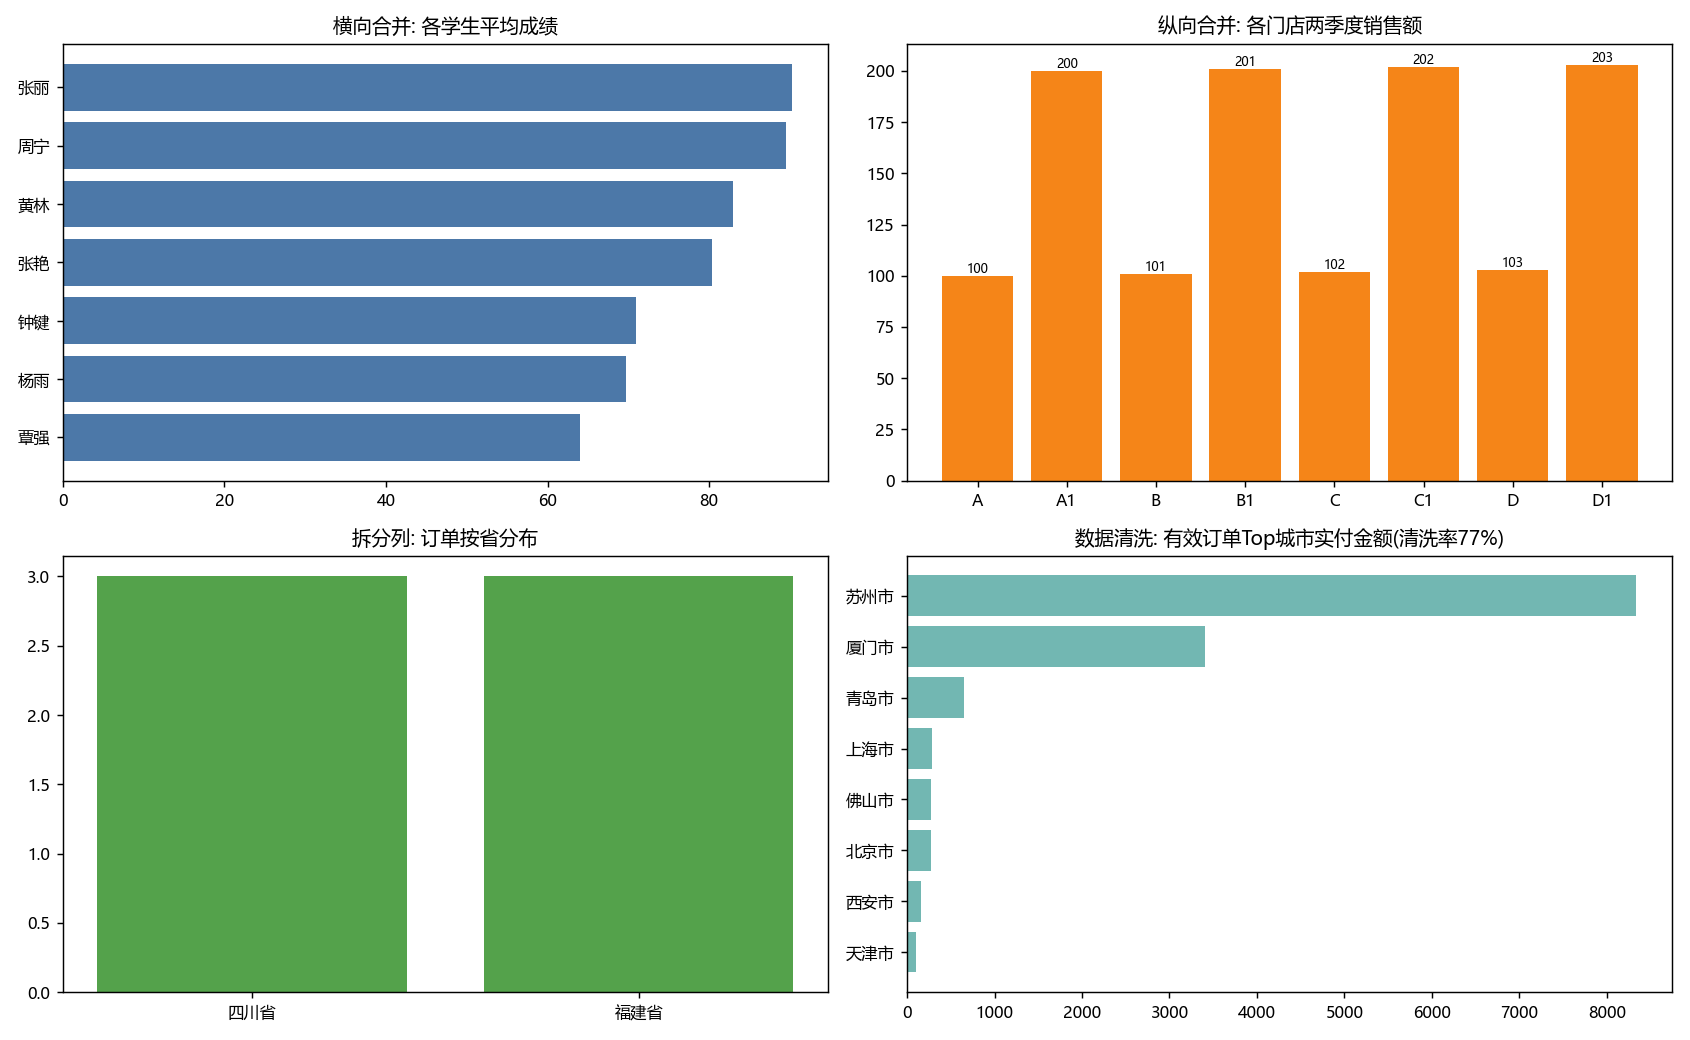

Generate this figure with Python:
"""第2章 PowerBI基本操作-ETL练习(合并/拆分/清洗) -> Python
原素材: ETL练习文件/ (BI横向合并/纵向合并字段一致&不一致/拆分列/数据清洗 示例xlsx)
内涵: ETL四类核心操作用 pandas 复现——
  横向合并=merge(JOIN); 纵向合并=concat(字段一致直连, 不一致先rename再连);
  拆分列=str.split分列与爆炸; 数据清洗=跳标题行/去无效订单/修异常值.
"""
from pathlib import Path
import pandas as pd
import numpy as np
import matplotlib.pyplot as plt

plt.rcParams['font.sans-serif'] = ['Microsoft YaHei']
plt.rcParams['axes.unicode_minus'] = False
plt.rcParams['font.size'] = 9

ROOT = Path(__file__).resolve().parent.parent
B = ROOT / "CDA 教材资料2025" / "1《CDA 一级认证教材：商业数据分析》" / "第2章 数据分析方法" / "5、PowerBI基本操作" / "ETL练习文件"

# === 1 横向合并: 学生表 JOIN 选课表 JOIN 课程表 ===
f = B / "合并演示数据" / "BI横向合并练习文件 .xlsx"
stu = pd.read_excel(f, sheet_name="学生表")
cou = pd.read_excel(f, sheet_name="课程表")
sc = pd.read_excel(f, sheet_name="选课表")
joined = sc.merge(stu, on="学号").merge(cou, on="课程号")
joined = joined[["学号", "姓名", "系别", "课程名", "学分", "成绩"]]
print("== 横向合并: 学生选课明细(前6行) ==")
print(joined.head(6).to_string(index=False))
avg_grade = joined.groupby("姓名")["成绩"].mean().sort_values(ascending=False)

# === 2 纵向合并-字段一致 ===
f1 = B / "合并演示数据" / "纵向合并演示-各字段名称一致.xlsx"
q1 = pd.read_excel(f1, sheet_name="第一季度"); q1["季度"] = "Q1"
q2 = pd.read_excel(f1, sheet_name="第二季度"); q2["季度"] = "Q2"
vsame = pd.concat([q1, q2], ignore_index=True)
print("\n== 纵向合并(字段一致) ==")
print(vsame.to_string(index=False))

# === 3 纵向合并-字段不一致(金额→销售额) ===
f2 = B / "合并演示数据" / "纵向合并演示-字段名称不一致.xlsx"
q1b = pd.read_excel(f2, sheet_name="第一季度"); q1b["季度"] = "Q1"
q2b = pd.read_excel(f2, sheet_name="第二季度").rename(columns={"金额": "销售额"}); q2b["季度"] = "Q2"
vdiff = pd.concat([q1b, q2b], ignore_index=True)
print("\n== 纵向合并(字段不一致,先重命名) ==")
print(vdiff.to_string(index=False))
store_sales = vsame.groupby("门店")["销售额"].sum()

# === 4 拆分列: 收货地址拆省/市/区, 订单号逗号分隔爆炸 ===
f3 = B / "ETL演示数据" / "拆分列示例数据.xlsx"
sp = pd.read_excel(f3)
sp[["省", "市", "区"]] = sp["收货地址"].str.extract(r"(.+?省|.+?市|.+?自治区)(.+?市|.+?州|.+?地区)(.+)")
sp = sp.assign(订单号=sp["订单号"].str.split(",")).explode("订单号")
print("\n== 拆分列: 地址拆省市区 + 订单号爆炸 ==")
print(sp[["订单号", "省", "市", "区", "商品名称", "客户姓名"]].to_string(index=False))

# === 5 数据清洗: 跳标题行/去无效订单/修异常ip ===
f4 = B / "ETL演示数据" / "数据清洗示例数据.xlsx"
raw = pd.read_excel(f4, sheet_name="sheet1", header=1)
n_raw = len(raw)
clean = raw[(raw["实付金额"] > 0) & (raw["下单数量"] > 0)].copy()
clean.loc[~clean["ip地址"].astype(str).str.contains(r"[\u4e00-\u9fff]市"), "ip地址"] = np.nan
n_clean = len(clean)
print(f"\n== 数据清洗: 原始{n_raw}行 → 清洗后{n_clean}行(去金额/数量≤0, 异常ip置空) ==")
print(clean[["订单号", "实付金额", "下单城市", "商品名称", "一级类别"]].head(5).to_string(index=False))
city_top = clean.groupby("下单城市")["实付金额"].sum().sort_values(ascending=False).head(8)

fig, axes = plt.subplots(2, 2, figsize=(13, 8))
axes[0, 0].barh(avg_grade.index, avg_grade.values, color="#4C78A8")
axes[0, 0].set_title("横向合并: 各学生平均成绩"); axes[0, 0].invert_yaxis()
axes[0, 1].bar(store_sales.index, store_sales.values, color="#F58518")
axes[0, 1].set_title("纵向合并: 各门店两季度销售额")
for i, v in enumerate(store_sales.values):
    axes[0, 1].text(i, v, str(v), ha="center", va="bottom", fontsize=7)
prov_cnt = sp.groupby("省")["订单号"].count()
axes[1, 0].bar(prov_cnt.index, prov_cnt.values, color="#54A24B")
axes[1, 0].set_title("拆分列: 订单按省分布")
axes[1, 1].barh(city_top.index[::-1], city_top.values[::-1], color="#72B7B2")
axes[1, 1].set_title(f"数据清洗: 有效订单Top城市实付金额(清洗率{n_clean/n_raw:.0%})")
plt.tight_layout()
out = Path(__file__).resolve().parent / "第02章_ETL合并演示.png"
plt.savefig(out, dpi=130)
print(f"\n图已保存: {out.name}")
